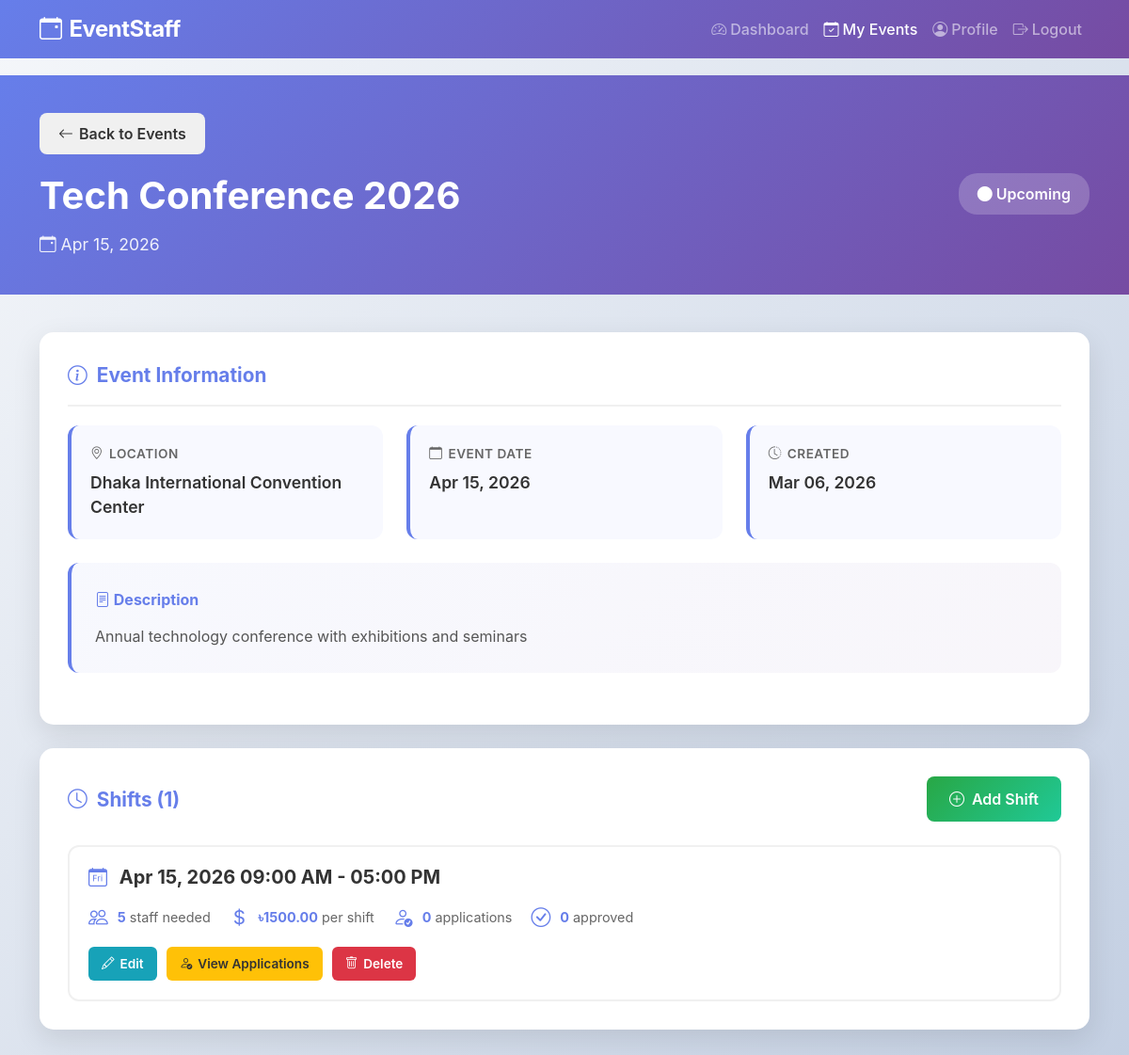
Page /organizer/event_detail.php?id=1 (signed in) on the committed database.
### tables this page shows
CREATE TABLE IF NOT EXISTS events (
    id INT AUTO_INCREMENT PRIMARY KEY,
    organizer_id INT NOT NULL,
    title VARCHAR(255) NOT NULL,
    description TEXT,
    location VARCHAR(255),
    event_date DATE,
    created_at TIMESTAMP DEFAULT CURRENT_TIMESTAMP,
    FOREIGN KEY (organizer_id) REFERENCES users(id) ON DELETE CASCADE,
    INDEX idx_organizer_id (organizer_id),
    INDEX idx_event_date (event_date)
);

CREATE TABLE IF NOT EXISTS event_shifts (
    id INT AUTO_INCREMENT PRIMARY KEY,
    event_id INT NOT NULL,
    shift_date DATE NOT NULL,
    start_time TIME NOT NULL,
    end_time TIME NOT NULL,
    required_staff INT NOT NULL DEFAULT 1,
    payment_per_shift DECIMAL(10,2) DEFAULT 0.00,
    status ENUM('open', 'filled', 'closed') DEFAULT 'open',
    created_at TIMESTAMP DEFAULT CURRENT_TIMESTAMP,
    FOREIGN KEY (event_id) REFERENCES events(id) ON DELETE CASCADE,
    INDEX idx_event_id (event_id),
    INDEX idx_shift_date (shift_date),
    INDEX idx_status (status)
);

### organizer/event_detail.php (the view, shortened to what this page needs)
<?php
require_once '../config/database.php';
$organizer_id = get_user_id();
$event_id = $_GET['id'] ?? null;
try {
    $stmt = $conn->prepare("
        SELECT id, organizer_id, title, description, location, event_date, created_at FROM events
        WHERE id = ? AND organizer_id = ?
    ");
    $stmt->execute([$event_id, $organizer_id]);
    $event = $stmt->fetch();
    $stmt = $conn->prepare("
        SELECT
            id,
            shift_date,
            start_time,
            end_time,
            required_staff,
            payment_per_shift,
            (SELECT COUNT(*) FROM shift_applications WHERE shift_id = event_shifts.id) as applications_count,
            (SELECT COUNT(*) FROM shift_applications WHERE shift_id = event_shifts.id AND application_status = 'approved') as approved_count
        FROM event_shifts
        WHERE event_id = ?
        ORDER BY shift_date ASC, start_time ASC
    ");
    $stmt->execute([$event_id]);
    $shifts = $stmt->fetchAll();
} catch (PDOException $e) {
    $event = null;
}
function format_datetime($date) {
    $datetime = strtotime($date);
    return date('M d, Y', $datetime);
}
function get_event_status($date) {
    $datetime = strtotime($date);
    if (date('Y-m-d', $datetime) >= date('Y-m-d')) {
        return ['status' => 'upcoming', 'badge' => 'success', 'text' => 'Upcoming'];
    } else {
        return ['status' => 'past', 'badge' => 'secondary', 'text' => 'Past'];
    }
}
?>
<!DOCTYPE html>
<html lang="en">
<head>
    <link href="https://cdn.jsdelivr.net/npm/bootstrap@5.3.0/dist/css/bootstrap.min.css" rel="stylesheet">
    <link rel="stylesheet" href="https://cdn.jsdelivr.net/npm/bootstrap-icons@1.11.0/font/bootstrap-icons.css">
    <link rel="stylesheet" href="../assets/css/style.css">
</head>
<body>
    <nav class="navbar navbar-expand-lg navbar-dark bg-dark fixed-top" style="background: linear-gradient(135deg, var(--primary) 0%, var(--primary-dark) 100%) !important;">
        <div class="container-lg">
            <a class="navbar-brand fw-bold" href="../index.php">
                <i class="bi bi-calendar-event me-2"></i>EventStaff
            </a>
            <div class="collapse navbar-collapse" id="navbarNav">
                <ul class="navbar-nav ms-auto">
                    <li class="nav-item">
                        <a class="nav-link" href="dashboard.php">
                            <i class="bi bi-speedometer2 me-1"></i>Dashboard
                        </a>
                    </li>
                    <li class="nav-item">
                        <a class="nav-link active" href="events.php">
                            <i class="bi bi-calendar-check me-1"></i>My Events
                        </a>
                    </li>
                    <li class="nav-item">
                        <a class="nav-link" href="profile.php">
                            <i class="bi bi-person-circle me-1"></i>Profile
                        </a>
                    </li>
                    <li class="nav-item">
                        <a class="nav-link" href="../auth/logout.php">
                            <i class="bi bi-box-arrow-right me-1"></i>Logout
                        </a>
                    </li>
                </ul>
            </div>
        </div>
    </nav>
    <div class="page-header">
        <div class="container-lg">
            <a href="events.php" class="btn-back" style="margin-bottom: 20px;">
                <i class="bi bi-arrow-left"></i>Back to Events
            </a>
            <div style="display: flex; justify-content: space-between; align-items: start; flex-wrap: wrap; gap: 20px;">
                <div>
                    <h1><?php echo htmlspecialchars($event['title']); ?></h1>
                    <p style="font-size: 1.1rem; opacity: 0.9; margin-bottom: 0;">
                        <i class="bi bi-calendar-event"></i> <?php echo format_datetime($event['event_date']); ?>
                    </p>
                </div>
                <?php $status = get_event_status($event['event_date']); ?>
                <span style="background: rgba(255,255,255,0.2); padding: 10px 20px; border-radius: 20px; font-weight: 600;">
                    <i class="bi bi-circle-fill me-1"></i><?php echo $status['text']; ?>
                </span>
            </div>
        </div>
    </div>
    <div class="container-lg mb-5">
        <div class="detail-card">
            <div class="detail-section-title">
                <i class="bi bi-info-circle"></i>Event Information
            </div>
            <div class="detail-row">
                <div class="detail-item">
                    <div class="detail-label"><i class="bi bi-geo-alt"></i>Location</div>
                    <div class="detail-value"><?php echo htmlspecialchars($event['location']); ?></div>
                </div>
                <div class="detail-item">
                    <div class="detail-label"><i class="bi bi-calendar"></i>Event Date</div>
                    <div class="detail-value"><?php echo date('M d, Y', strtotime($event['event_date'])); ?></div>
                </div>
                <div class="detail-item">
                    <div class="detail-label"><i class="bi bi-clock-history"></i>Created</div>
                    <div class="detail-value"><?php echo date('M d, Y', strtotime($event['created_at'])); ?></div>
                </div>
            </div>
            <div class="description-box">
                <strong style="color: var(--primary); display: block; margin-bottom: 10px;">
                    <i class="bi bi-file-text"></i> Description
                </strong>
                <?php echo htmlspecialchars($event['description']); ?>
            </div>
        </div>
        <div class="detail-card">
            <div style="display: flex; justify-content: space-between; align-items: center; margin-bottom: 25px; flex-wrap: wrap; gap: 15px;">
                <div class="detail-section-title" style="margin: 0; padding: 0; border: none;">
                    <i class="bi bi-clock"></i>Shifts (<?php echo count($shifts); ?>)
                </div>
                <a href="event_shifts.php?event_id=<?php echo $event['id']; ?>" class="btn-add-shift">
                    <i class="bi bi-plus-circle"></i>Add Shift
                </a>
            </div>
            <?php if (empty($shifts)): ?>
                <div class="empty-shifts">
                    <i class="bi bi-inbox" style="font-size: 3rem; color: #ddd;"></i>
                    <p style="margin-top: 15px;">No shifts created yet for this event.</p>
                </div>
            <?php else: ?>
                <div class="shifts-container">
                    <?php foreach ($shifts as $shift): ?>
                        <div class="shift-card">
                            <div class="shift-header">
                                <h5>
                                    <i class="bi bi-calendar-day" style="color: var(--primary); margin-right: 8px;"></i>
                                    <?php echo date('M d, Y', strtotime($shift['shift_date'])) . ' ' . date('h:i A', strtotime($shift['start_time'])) . ' - ' . date('h:i A', strtotime($shift['end_time'])); ?>
                                </h5>
                            </div>
                            <div class="shift-stats">
                                <div class="shift-stat">
                                    <i class="bi bi-people shift-stat-icon"></i>
                                    <div class="shift-stat-text">
                                        <strong><?php echo $shift['required_staff']; ?></strong> staff needed
                                    </div>
                                </div>
                                <div class="shift-stat">
                                    <i class="bi bi-currency-dollar shift-stat-icon"></i>
                                    <div class="shift-stat-text">
                                        <strong>৳<?php echo $shift['payment_per_shift']; ?></strong> per shift
                                    </div>
                                </div>
                                <div class="shift-stat">
                                    <i class="bi bi-person-check shift-stat-icon"></i>
                                    <div class="shift-stat-text">
                                        <strong><?php echo $shift['applications_count']; ?></strong> applications
                                    </div>
                                </div>
                                <div class="shift-stat">
                                    <i class="bi bi-check-circle shift-stat-icon"></i>
                                    <div class="shift-stat-text">
                                        <strong><?php echo $shift['approved_count']; ?></strong> approved
                                    </div>
                                </div>
                            </div>
                            <div class="shift-actions">
                                <button class="btn-action btn-edit" onclick="alert('Edit shift functionality coming soon')">
                                    <i class="bi bi-pencil"></i>Edit
                                </button>
                                <button class="btn-action btn-applications" onclick="alert('View applications functionality coming soon')">
                                    <i class="bi bi-person-check"></i>View Applications
                                </button>
                                <button class="btn-action btn-delete" onclick="if(confirm('Delete this shift?')) { alert('Delete functionality coming soon'); }">
                                    <i class="bi bi-trash"></i>Delete
                                </button>
                            </div>
                        </div>
                    <?php endforeach; ?>
                </div>
            <?php endif; ?>
        </div>
    </div>
</body>
</html>

### assets/css/style.css (style rules this page uses)
* { margin: 0; padding: 0; box-sizing: border-box; }
body { font-family: 'Inter', 'Segoe UI', Tahoma, Geneva, Verdana, sans-serif; overflow-x: hidden; scroll-behavior: smooth; padding-top: 56px; }
.navbar-brand { font-size: 1.5rem; font-weight: 700; letter-spacing: -0.5px; }
.navbar-nav .nav-link { font-weight: 500; transition: all 0.3s ease; }
html { scroll-behavior: smooth; }

### organizer/event_detail.php (style rules this page uses)
* { --primary: #667eea; --primary-dark: #764ba2; }
body { background: linear-gradient(135deg, #f5f7fa 0%, #c3cfe2 100%); min-height: 100vh; padding-top: 80px; }
.page-header { background: linear-gradient(135deg, var(--primary) 0%, var(--primary-dark) 100%); color: white; padding: 40px 0; margin-bottom: 40px; }
.page-header h1 { font-weight: 700; font-size: 2.5rem; margin-bottom: 15px; }
.detail-card { background: white; border-radius: 15px; box-shadow: 0 10px 30px rgba(0,0,0,0.1); padding: 30px; margin-bottom: 25px; animation: slideUp 0.5s ease-out; }
.detail-section-title { color: var(--primary); font-weight: 700; font-size: 1.3rem; margin-bottom: 20px; padding-bottom: 15px; border-bottom: 2px solid #f0f0f0; display: flex; align-items: center; gap: 10px; }
.detail-row { display: grid; grid-template-columns: repeat(auto-fit, minmax(250px, 1fr)); gap: 25px; margin-bottom: 25px; }
.detail-item { padding: 20px; background: #f8f9ff; border-radius: 12px; border-left: 4px solid var(--primary); }
.detail-label { color: #666; font-weight: 600; font-size: 0.85rem; text-transform: uppercase; letter-spacing: 0.5px; margin-bottom: 8px; display: flex; align-items: center; gap: 6px; }
.detail-value { color: #333; font-size: 1.1rem; font-weight: 600; }
.description-box { background: linear-gradient(135deg, rgba(102, 126, 234, 0.05) 0%, rgba(118, 75, 162, 0.05) 100%); padding: 25px; border-radius: 12px; border-left: 4px solid var(--primary); line-height: 1.8; color: #555; margin-bottom: 25px; }
.btn-back { background: #f0f0f0; color: #333; padding: 10px 20px; border: none; border-radius: 8px; cursor: pointer; text-decoration: none; font-weight: 600; transition: all 0.3s ease; display: inline-flex; align-items: center; gap: 6px; }
.shifts-container { display: grid; gap: 20px; }
.shift-card { background: white; border: 2px solid #f0f0f0; border-radius: 12px; padding: 20px; transition: all 0.3s ease; }
.shift-header { display: flex; justify-content: space-between; align-items: start; margin-bottom: 15px; flex-wrap: wrap; gap: 15px; }
.shift-header h5 { color: #333; font-weight: 700; margin: 0; flex: 1; }
.shift-stats { display: flex; gap: 20px; margin-bottom: 15px; flex-wrap: wrap; }
.shift-stat { display: flex; align-items: center; gap: 10px; }
.shift-stat-icon { color: var(--primary); font-size: 1.3rem; }
.shift-stat-text { font-size: 0.9rem; color: #666; }
.shift-stat-text strong { color: var(--primary); font-weight: 700; }
.shift-actions { display: flex; gap: 10px; flex-wrap: wrap; }
.btn-action { padding: 8px 14px; border-radius: 6px; border: none; cursor: pointer; font-size: 0.85rem; font-weight: 600; transition: all 0.3s ease; text-decoration: none; display: inline-flex; align-items: center; gap: 6px; }
.btn-edit { background: #17a2b8; color: white; }
.btn-delete { background: #dc3545; color: white; }
.btn-applications { background: #ffc107; color: #333; }
.btn-add-shift { background: linear-gradient(135deg, #28a745 0%, #20c997 100%); color: white; padding: 12px 24px; border: none; border-radius: 8px; cursor: pointer; text-decoration: none; font-weight: 600; transition: all 0.3s ease; display: inline-flex; align-items: center; gap: 8px; }

### rows in the picture
events: title "Tech Conference 2026", event_date "Apr 15, 2026", event_date "Upcoming", location "Dhaka International Convention Center", created_at "Mar 06, 2026", description "Annual technology conference with exhibitions and seminars"
event_shifts: shift_date "Apr 15, 2026", start_time "09:00 AM", end_time "05:00 PM", required_staff "5", payment_per_shift "1500.00", applications_count "0", approved_count "0"

### other values in the picture
count($shifts) "1"
